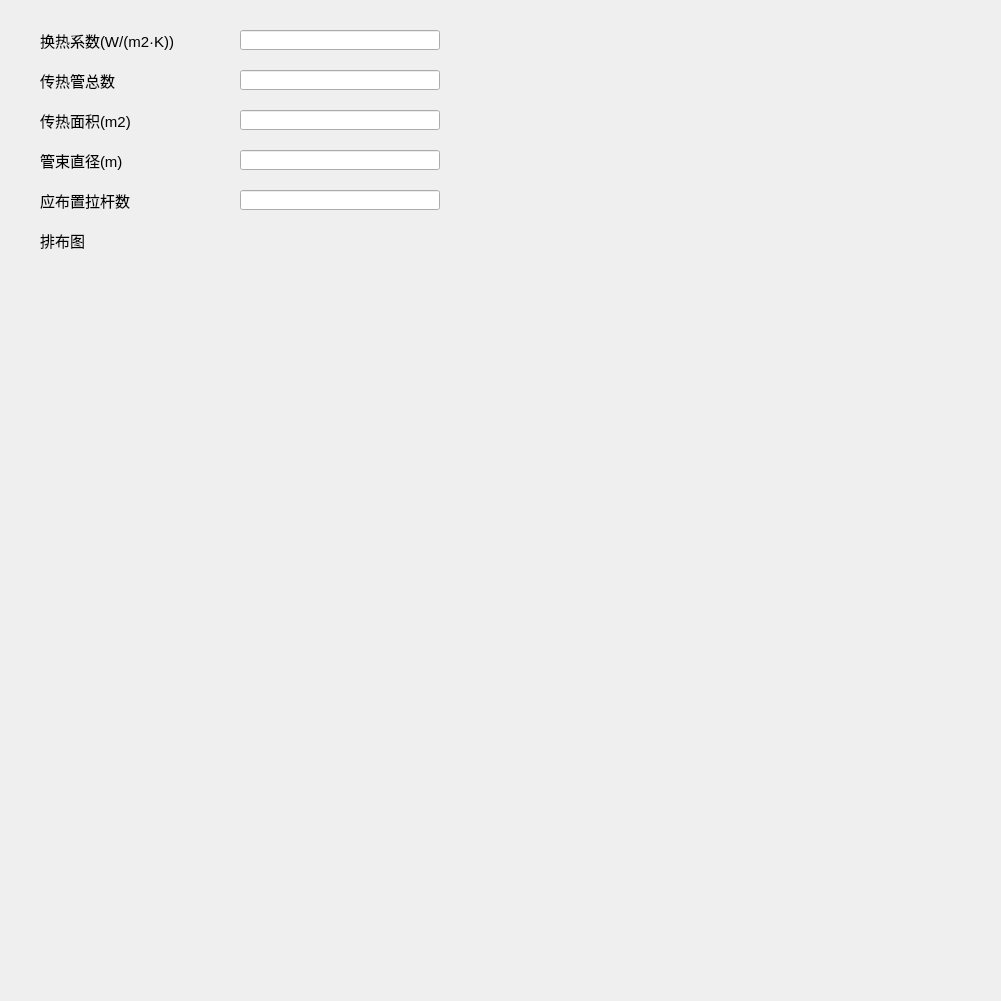
<?xml version="1.0" encoding="UTF-8"?>
<ui version="4.0">
 <class>plot</class>
 <widget class="QWidget" name="plot">
  <property name="windowTitle">
   <string>Plot</string>
  </property>
  <widget class="QLabel" name="label_2">
   <property name="geometry">
    <rect>
     <x>40</x>
     <y>70</y>
     <width>105</width>
     <height>20</height>
    </rect>
   </property>
   <property name="font">
    <font>
     <pointsize>11</pointsize>
    </font>
   </property>
   <property name="text">
    <string>传热管总数</string>
   </property>
  </widget>
  <widget class="QLineEdit" name="lineEdit">
   <property name="geometry">
    <rect>
     <x>240</x>
     <y>70</y>
     <width>200</width>
     <height>20</height>
    </rect>
   </property>
   <property name="font">
    <font>
     <pointsize>11</pointsize>
    </font>
   </property>
   <property name="placeholderText">
    <string/>
   </property>
  </widget>
  <widget class="QLabel" name="label_3">
   <property name="geometry">
    <rect>
     <x>40</x>
     <y>110</y>
     <width>121</width>
     <height>20</height>
    </rect>
   </property>
   <property name="font">
    <font>
     <pointsize>11</pointsize>
    </font>
   </property>
   <property name="text">
    <string>传热面积(m2)</string>
   </property>
  </widget>
  <widget class="QLineEdit" name="lineEdit_2">
   <property name="geometry">
    <rect>
     <x>240</x>
     <y>110</y>
     <width>200</width>
     <height>20</height>
    </rect>
   </property>
   <property name="font">
    <font>
     <pointsize>11</pointsize>
    </font>
   </property>
   <property name="placeholderText">
    <string/>
   </property>
  </widget>
  <widget class="QLabel" name="label_4">
   <property name="geometry">
    <rect>
     <x>40</x>
     <y>150</y>
     <width>121</width>
     <height>20</height>
    </rect>
   </property>
   <property name="font">
    <font>
     <pointsize>11</pointsize>
    </font>
   </property>
   <property name="text">
    <string>管束直径(m)</string>
   </property>
  </widget>
  <widget class="QLineEdit" name="lineEdit_3">
   <property name="geometry">
    <rect>
     <x>240</x>
     <y>150</y>
     <width>200</width>
     <height>20</height>
    </rect>
   </property>
   <property name="font">
    <font>
     <pointsize>11</pointsize>
    </font>
   </property>
   <property name="placeholderText">
    <string/>
   </property>
  </widget>
  <widget class="QLineEdit" name="lineEdit_4">
   <property name="geometry">
    <rect>
     <x>240</x>
     <y>30</y>
     <width>200</width>
     <height>20</height>
    </rect>
   </property>
   <property name="font">
    <font>
     <pointsize>11</pointsize>
    </font>
   </property>
   <property name="placeholderText">
    <string/>
   </property>
  </widget>
  <widget class="QLabel" name="label_5">
   <property name="geometry">
    <rect>
     <x>40</x>
     <y>30</y>
     <width>181</width>
     <height>20</height>
    </rect>
   </property>
   <property name="font">
    <font>
     <pointsize>11</pointsize>
    </font>
   </property>
   <property name="text">
    <string>换热系数(W/(m2·K))</string>
   </property>
  </widget>
  <widget class="QLineEdit" name="lineEdit_5">
   <property name="geometry">
    <rect>
     <x>240</x>
     <y>190</y>
     <width>200</width>
     <height>20</height>
    </rect>
   </property>
   <property name="font">
    <font>
     <pointsize>11</pointsize>
    </font>
   </property>
   <property name="placeholderText">
    <string/>
   </property>
  </widget>
  <widget class="QLabel" name="label_6">
   <property name="geometry">
    <rect>
     <x>40</x>
     <y>190</y>
     <width>131</width>
     <height>20</height>
    </rect>
   </property>
   <property name="font">
    <font>
     <pointsize>11</pointsize>
    </font>
   </property>
   <property name="text">
    <string>应布置拉杆数</string>
   </property>
  </widget>
  <widget class="QLabel" name="label_7">
   <property name="geometry">
    <rect>
     <x>40</x>
     <y>230</y>
     <width>131</width>
     <height>20</height>
    </rect>
   </property>
   <property name="font">
    <font>
     <pointsize>11</pointsize>
    </font>
   </property>
   <property name="text">
    <string>排布图</string>
   </property>
  </widget>
  <widget class="QWidget" name="widget" native="true">
   <property name="geometry">
    <rect>
     <x>10</x>
     <y>280</y>
     <width>981</width>
     <height>691</height>
    </rect>
   </property>
  </widget>
 </widget>
 <resources/>
 <connections/>
</ui>
